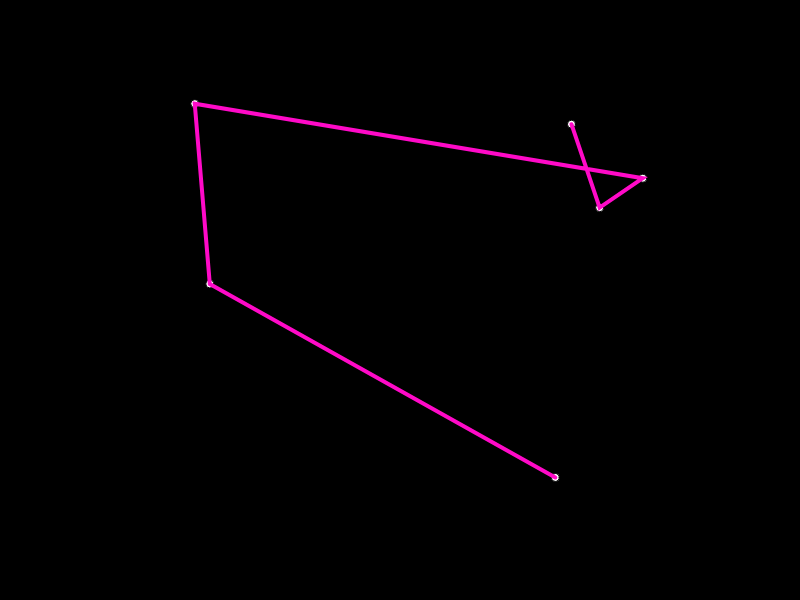
Frame 1 (no input)
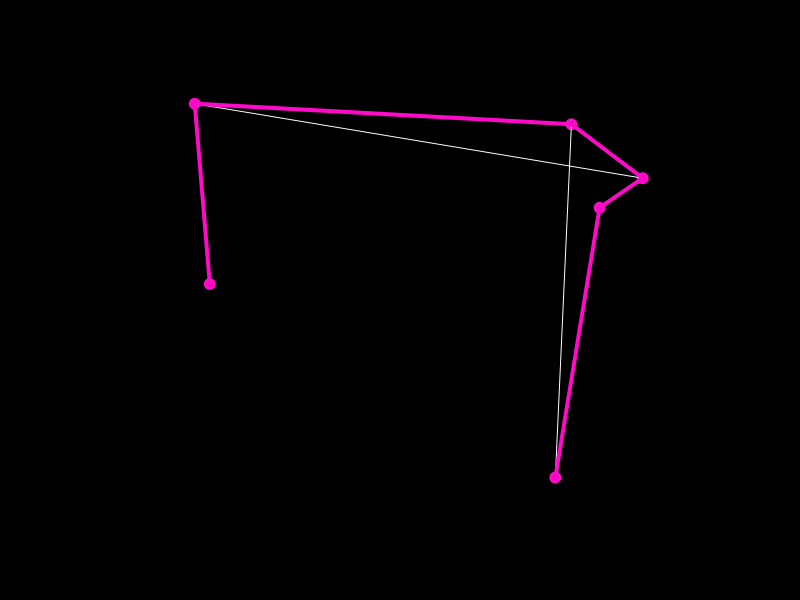
Frame 60 (no input)
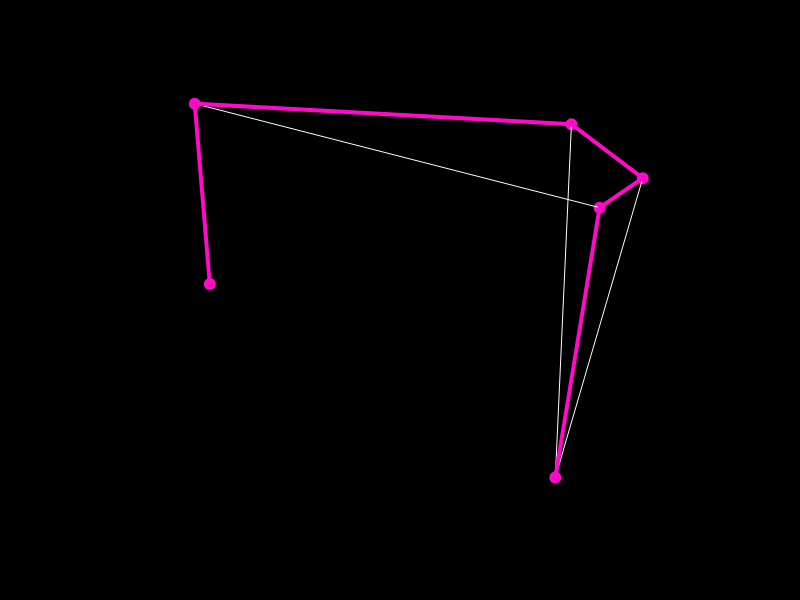
Frame 120 (the mouse pressed at the canvas centre since frame 60)

The p5.js sketch that drew these frames (run headless with seeded random() and noise() and a simulated clock; from frame 60 on, the mouse is pressed at the canvas centre):

// p5.js sketch
// ── sketch.js
var door_oe_death = [];
var doors = 6;
var deaths;
var low_Death;
function setup() {
  createCanvas(800, 600);
  for (var i = 0; i < doors; i++) {
    door_oe_death[i] = createVector(random(width), random(height));
  }
  var d = calcDist(door_oe_death);
  deaths = d;
  low_Death = door_oe_death.slice();
}
function draw() {
  background(0);
  for (var i = 0; i < doors; i++) {
    ellipse(door_oe_death[i].x, door_oe_death[i].y, 8, 8);
  }
  stroke(255);
  strokeWeight(1);
  noFill();
  beginShape();
  for (var i = 0; i < doors; i++) {
    vertex(door_oe_death[i].x, door_oe_death[i].y);
  }
  endShape();
  stroke(255, 10, 200);
  strokeWeight(4);
  noFill();
  beginShape();
  for (var i = 0; i < doors; i++) {
    vertex(low_Death[i].x, low_Death[i].y);
  }
  endShape();
  var i = floor(random(door_oe_death.length));
  var j = floor(random(door_oe_death.length));
  swap(door_oe_death, i, j);
  var d = calcDist(door_oe_death);
  if (deaths > d) {
    deaths = d;
    low_Death = door_oe_death.slice();
    console.log(deaths);
  }
}

function swap(a, i, j) {
  var temp = a[i];
  a[i] = a[j];
  a[j] = temp;
}

function calcDist(points) {
  var sum = 0;
  for (var i = 0; i < points.length - 1; i++) {
    var d = dist(points[i].x, points[i].y, points[i + 1].x, points[i + 1].y);
    sum += d;
  }
  return sum;
}
